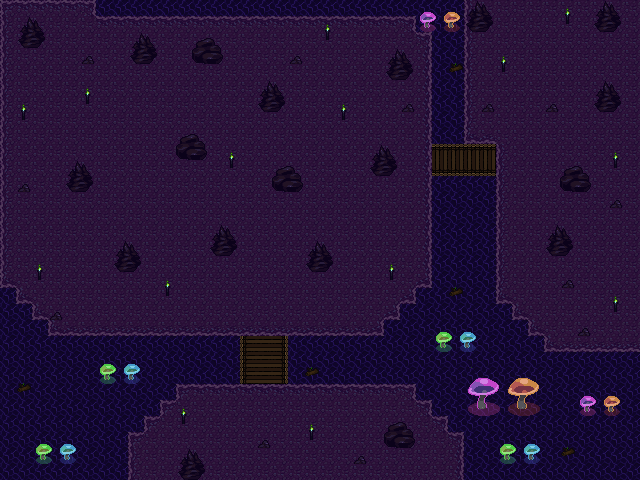

Tiled map render using the project's own tile images. Description and the map definition, with tile-layer contents summarised, below:
An orthogonal 40x30 tile map with 16x16 px tiles, 3 tile layers (Chao, Obstaculos, Decoracao), 3 tilesets.

<map version="1.10" tiledversion="1.11.2" orientation="orthogonal" renderorder="right-down" width="40" height="30" tilewidth="16" tileheight="16" infinite="0" nextlayerid="4" nextobjectid="1">
 <tileset firstgid="1" name="Assets_Shroom_Cave" tilewidth="16" tileheight="16" tilecount="380" columns="19">
  <image source="pixel_16_woods v2 free/Assets_Shroom_Cave.png" width="304" height="320" />
 </tileset>
 <tileset firstgid="381" name="free_pixel_16_woods" tilewidth="16" tileheight="16" tilecount="264" columns="22">
  <image source="pixel_16_woods v2 free/free_pixel_16_woods.png" width="352" height="192" />
 </tileset>
 <tileset firstgid="645" name="MainLev2.0" tilewidth="16" tileheight="16" tilecount="9792" columns="102">
  <image source="pixel_16_woods v2 free/MainLev2.0.png" width="1632" height="1536" />
 </tileset>
 <layer id="1" name="Chao" width="40" height="30">
  <data>[1200 cells, 1200 non-empty, 21 distinct tile ids]</data>
 </layer>
 <layer id="2" name="Obstaculos" width="40" height="30">
  <data>[1200 cells, 527 non-empty, 18 distinct tile ids]</data>
 </layer>
 <layer id="3" name="Decoracao" width="40" height="30">
  <data>[1200 cells, 102 non-empty, 32 distinct tile ids]</data>
 </layer>
</map>
